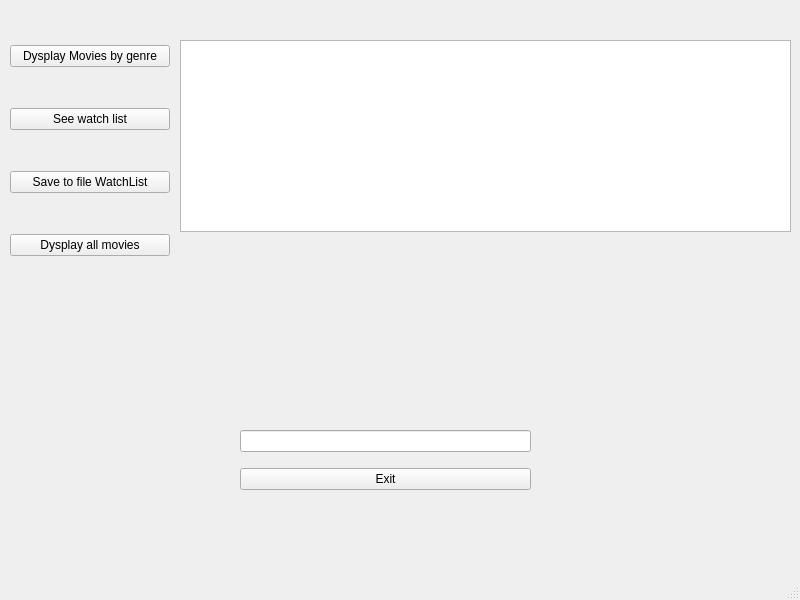
<?xml version="1.0" encoding="UTF-8"?>
<ui version="4.0">
 <class>UserWindow</class>
 <widget class="QMainWindow" name="UserWindow">
  <property name="geometry">
   <rect>
    <x>0</x>
    <y>0</y>
    <width>800</width>
    <height>600</height>
   </rect>
  </property>
  <property name="windowTitle">
   <string>MainWindow</string>
  </property>
  <widget class="QWidget" name="centralwidget">
   <widget class="QWidget" name="verticalLayoutWidget">
    <property name="geometry">
     <rect>
      <x>10</x>
      <y>10</y>
      <width>160</width>
      <height>281</height>
     </rect>
    </property>
    <layout class="QVBoxLayout" name="verticalLayout">
     <item>
      <widget class="QPushButton" name="pushButtonGenre">
       <property name="text">
        <string>Dysplay Movies by genre</string>
       </property>
      </widget>
     </item>
     <item>
      <widget class="QPushButton" name="pushButtonSee">
       <property name="text">
        <string>See watch list</string>
       </property>
      </widget>
     </item>
     <item>
      <widget class="QPushButton" name="pushButtonSave">
       <property name="text">
        <string>Save to file WatchList</string>
       </property>
      </widget>
     </item>
     <item>
      <widget class="QPushButton" name="pushButtonDisplay">
       <property name="text">
        <string>Dysplay all movies</string>
       </property>
      </widget>
     </item>
    </layout>
   </widget>
   <widget class="QListWidget" name="listWidget">
    <property name="geometry">
     <rect>
      <x>180</x>
      <y>40</y>
      <width>611</width>
      <height>192</height>
     </rect>
    </property>
   </widget>
   <widget class="QWidget" name="verticalLayoutWidget_2">
    <property name="geometry">
     <rect>
      <x>240</x>
      <y>420</y>
      <width>291</width>
      <height>80</height>
     </rect>
    </property>
    <layout class="QVBoxLayout" name="verticalLayout_2">
     <item>
      <widget class="QLineEdit" name="lineEdit"/>
     </item>
     <item>
      <widget class="QPushButton" name="pushButtonExit">
       <property name="text">
        <string>Exit</string>
       </property>
      </widget>
     </item>
    </layout>
   </widget>
  </widget>
  <widget class="QMenuBar" name="menubar">
   <property name="geometry">
    <rect>
     <x>0</x>
     <y>0</y>
     <width>800</width>
     <height>21</height>
    </rect>
   </property>
  </widget>
  <widget class="QStatusBar" name="statusbar"/>
 </widget>
 <resources/>
 <connections/>
</ui>
